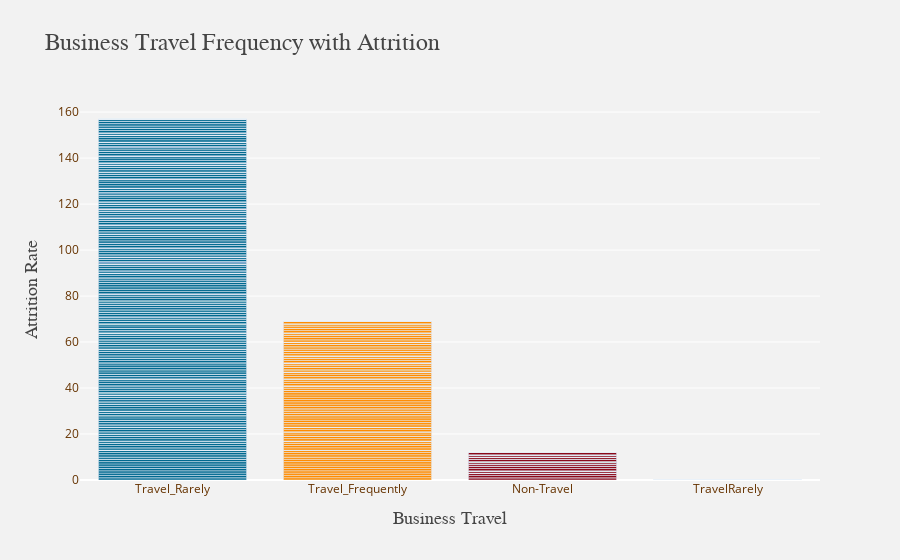

The notebook cell this image was saved under:
### Markdown cell above
# **Travel Frequency with Attrition**

### Code cell
fig = go.Figure(
    go.Bar(
        x=df['BusinessTravel'],
        y=df['Attrition'].map({'Yes': 1, 'No': 0}),
        marker_color=['#00698F' if x == 'Travel_Rarely' 
                    else '#FF8C00' if x == 'Travel_Frequently' 
                    else '#8B0A1A' for x in df['BusinessTravel']],
        hovertemplate='<b>Business Travel</b>: %{x} <br><b>Attrition</b>: %{y}'
    )
)

fig.update_layout(
    title={'text': 'Business Travel Frequency with Attrition', 'font_size': 24, 'font_family': 'Comic Sans MS', 'font_color': '#454545'},
    xaxis_title={'text': 'Business Travel', 'font_size': 18, 'font_family': 'Courier New', 'font_color': '#454545'},
    yaxis_title={'text': 'Attrition Rate', 'font_size': 18, 'font_family': 'Lucida Console', 'font_color': '#454545'},
    xaxis_tickfont=dict(color='#663300'),
    yaxis_tickfont=dict(color='#663300'),
    plot_bgcolor='#F2F2F2',
    paper_bgcolor='#F2F2F2'
)
fig.update_layout(
    plot_bgcolor='#F2F2F2',
    paper_bgcolor='#F2F2F2'
)

fig.show()

### Figure 1 — Plotly figure (JSON) as saved in the notebook; plotly's stock layout.template omitted (floating-point values rounded to 4 significant figures; data arrays with more than 128 entries replaced by an {"elided": "..."} marker saying what was removed)
{"data": [{"hovertemplate": "<b>Business Travel</b>: %{x} <br><b>Attrition</b>: %{y}", "marker": {"color": {"elided": "1480 str values"}}, "type": "bar", "x": {"elided": "1480 str values"}, "y": {"elided": "1480 int values"}}], "layout": {"paper_bgcolor": "#F2F2F2", "plot_bgcolor": "#F2F2F2", "title": {"font": {"color": "#454545", "family": "Comic Sans MS", "size": 24}, "text": "Business Travel Frequency with Attrition"}, "xaxis": {"tickfont": {"color": "#663300"}, "title": {"font": {"color": "#454545", "family": "Courier New", "size": 18}, "text": "Business Travel"}}, "yaxis": {"tickfont": {"color": "#663300"}, "title": {"font": {"color": "#454545", "family": "Lucida Console", "size": 18}, "text": "Attrition Rate"}}}}
